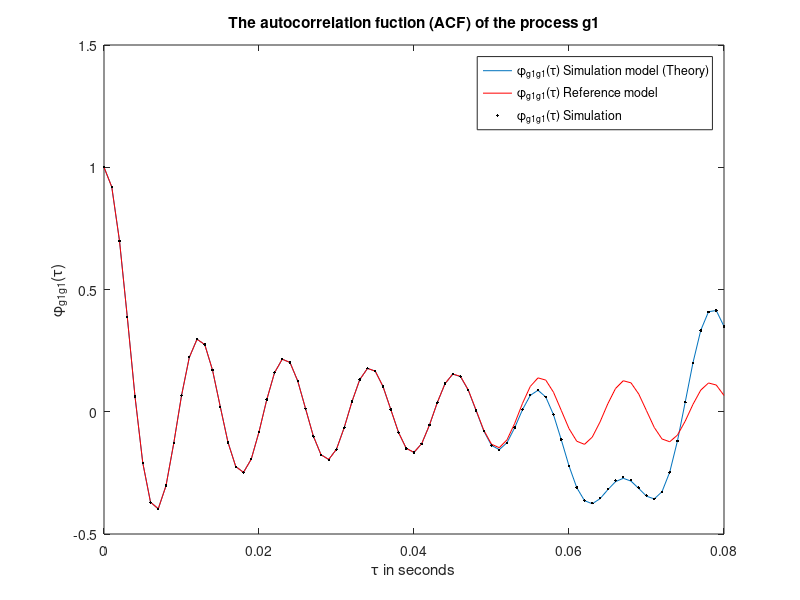

Recreate this plot in MATLAB.
clear;
f_m=91;
b=1;
N1=9;
tau_max = 0.08;
t_a = 0.001;
for n=1:N1;
	c1(n)=sqrt(2*b/N1);
	f1(n)=f_m*sin(pi*(n-0.5)/(2*N1));
	th1(n)=2*pi*n/(N1+1);
end

tau=0:t_a:tau_max;
k=1:length(tau);
for n=1:N1
	x(n,k)=(c1(n)^2/2)*cos(2*pi*f1(n).*tau);
end
fay=sum(x);

tau_s=-tau_max:t_a:tau_max;
k=1:length(tau_s);
for n=1:N1
	xs(n,k)=(c1(n)^2/2)*cos(2*pi*f1(n).*tau_s);
end
phi_g1g1_theory =sum(xs);

plot(tau,fay);
hold on;
f_c=900e6;
c_0=3e8;
v=109.2e3/3600;
f_m=v*f_c/c_0;
ohm_p=2;
t=0:0.001:tau_max;
z=2*pi*f_m*t;
phi_g1g1=(ohm_p/2)*besselj(0,z);
plot(tau,phi_g1g1,'r')

load ex4p5_Res;
N = length(phi_g1g1);
phi_g1g1_s = phi_g1g1(N/2:N/2+tau_max/t_a)

plot(tau,phi_g1g1_s,'k.')
title('The autocorrelation fuction (ACF) of the process g1')
xlabel('\tau in seconds')
ylabel('\phi_{g1g1}(\tau)')
legend('\phi_{g1g1}(\tau) Simulation model (Theory)','\phi_{g1g1}(\tau) Reference model','\phi_{g1g1}(\tau) Simulation')
hold off